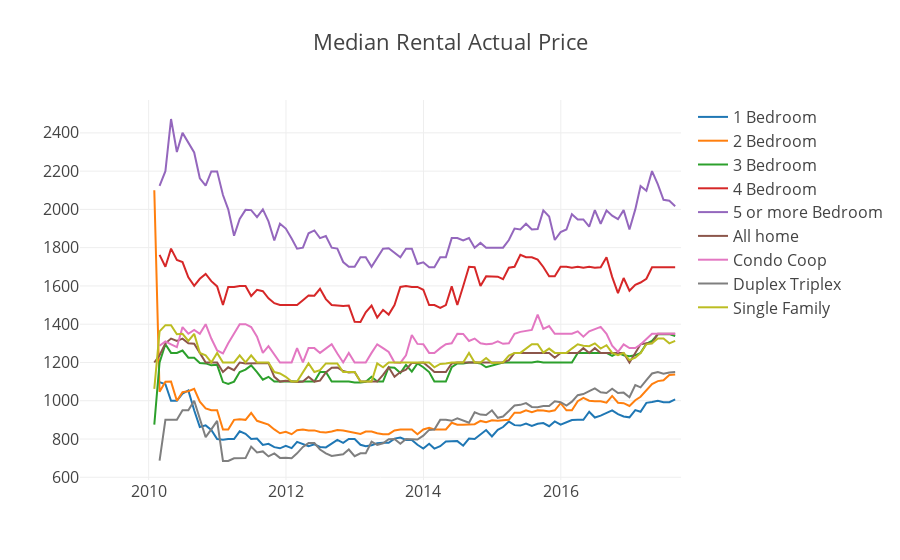

This figure's notebook cell:
### Code cell
data = [go.Scatter(x = state_month['Date'], y = state_month['MedianRentalPrice_1Bedroom'],name = '1 Bedroom'),
        go.Scatter(x = state_month['Date'], y = state_month['MedianRentalPrice_2Bedroom'], name = '2 Bedroom'),
        go.Scatter(x = state_month['Date'], y = state_month['MedianRentalPrice_3Bedroom'], name = '3 Bedroom'),
        go.Scatter(x = state_month['Date'], y = state_month['MedianRentalPrice_4Bedroom'], name = '4 Bedroom'),
        go.Scatter(x = state_month['Date'], y = state_month['MedianRentalPrice_5BedroomOrMore'], name = '5 or more Bedroom'),
        go.Scatter(x = state_month['Date'], y = state_month['MedianRentalPrice_AllHomes'], name = 'All home'),
        go.Scatter(x = state_month['Date'], y = state_month['MedianRentalPrice_CondoCoop'], name = 'Condo Coop'),
        go.Scatter(x = state_month['Date'], y = state_month['MedianRentalPrice_DuplexTriplex'], name = 'Duplex Triplex'),
        go.Scatter(x = state_month['Date'], y = state_month['MedianRentalPrice_SingleFamilyResidence'], name = 'Single Family'),
       ]
       
layout = {'title': 'Median Rental Actual Price', 'font': dict(size=16),'xaxis':{'range':['2009-01-01','2017-10-01']}}

py.iplot({'data':data,'layout': layout})

### Figure 1 — Plotly figure (JSON) as saved in the notebook; plotly's stock layout.template omitted (floating-point values rounded to 4 significant figures; data arrays with more than 128 entries replaced by an {"elided": "..."} marker saying what was removed)
{"data": [{"name": "1 Bedroom", "type": "scatter", "x": {"elided": "257 str values"}, "y": {"elided": "257 float values"}}, {"name": "2 Bedroom", "type": "scatter", "x": {"elided": "257 str values"}, "y": {"elided": "257 float values"}}, {"name": "3 Bedroom", "type": "scatter", "x": {"elided": "257 str values"}, "y": {"elided": "257 float values"}}, {"name": "4 Bedroom", "type": "scatter", "x": {"elided": "257 str values"}, "y": {"elided": "257 float values"}}, {"name": "5 or more Bedroom", "type": "scatter", "x": {"elided": "257 str values"}, "y": {"elided": "257 float values"}}, {"name": "All home", "type": "scatter", "x": {"elided": "257 str values"}, "y": {"elided": "257 float values"}}, {"name": "Condo Coop", "type": "scatter", "x": {"elided": "257 str values"}, "y": {"elided": "257 float values"}}, {"name": "Duplex Triplex", "type": "scatter", "x": {"elided": "257 str values"}, "y": {"elided": "257 float values"}}, {"name": "Single Family", "type": "scatter", "x": {"elided": "257 str values"}, "y": {"elided": "257 float values"}}], "layout": {"font": {"size": 16}, "title": "Median Rental Actual Price", "xaxis": {"range": ["2009-01-01", "2017-10-01"]}}}
